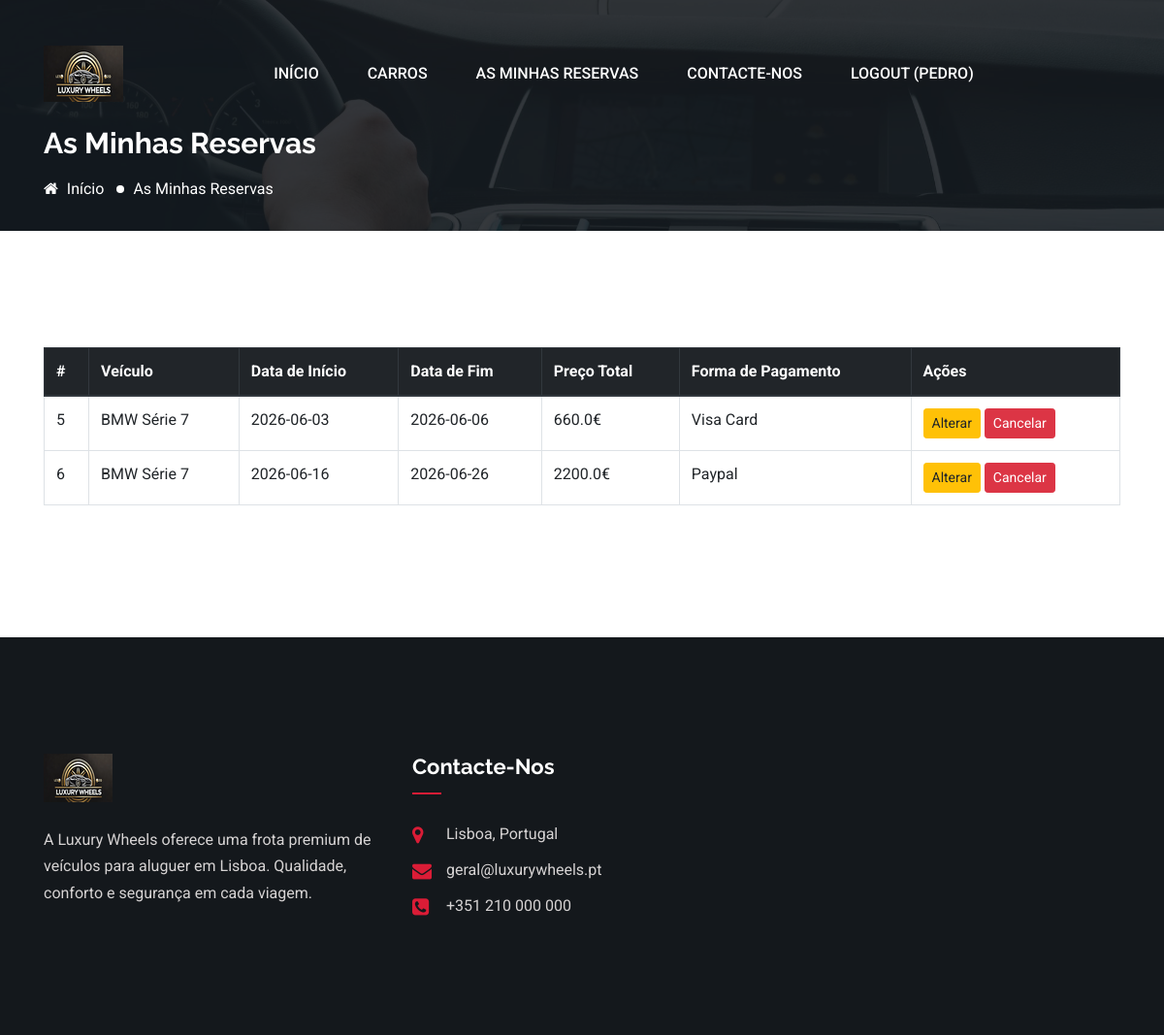
Page /reservas (signed in) on the committed database.
### tables this page shows
CREATE TABLE reservas (
    id_reserva INTEGER PRIMARY KEY AUTOINCREMENT,
    id_cliente INTEGER,
    id_veiculo INTEGER,
    data_inicio TEXT,
    data_fim TEXT,
    preco_total REAL, forma_pagamento TEXT,

    FOREIGN KEY(id_cliente) REFERENCES clientes(id_cliente),
    FOREIGN KEY(id_veiculo) REFERENCES veiculos(id_veiculo)
);

CREATE TABLE veiculos (
    id_veiculo INTEGER PRIMARY KEY AUTOINCREMENT,
    marca TEXT,
    modelo TEXT,
    tipo TEXT,
    lotacao INTEGER,
    preco REAL
, imagem TEXT, ultima_revisao TEXT, proxima_revisao TEXT, ultima_legalizacao TEXT);

### main.py (the view)
@app.route('/reservas')
def reservas():
    if 'id_cliente' not in session:
        return redirect('/login')
    conn = sqlite3.connect('luxury_wheels.db')
    cursor = conn.cursor()
    cursor.execute("""
        SELECT reservas.*, veiculos.marca, veiculos.modelo, veiculos.preco
        FROM reservas
        JOIN veiculos ON reservas.id_veiculo = veiculos.id_veiculo
        WHERE reservas.id_cliente = ?
    """, (session['id_cliente'],))
    minhas_reservas = cursor.fetchall()
    conn.close()
    return render_template('reserva.html', reservas=minhas_reservas)

### templates/reserva.html (shortened to what this page needs)
<!DOCTYPE html>
<html lang="pt">
<head>
<link href="{{ url_for('static', filename='css/fontawesome.min.css') }}" rel="stylesheet"/>
<link href="{{ url_for('static', filename='css/bootstrap.min.css') }}" rel="stylesheet"/>
<link href="{{ url_for('static', filename='css/lightcase.css') }}" rel="stylesheet"/>
<link href="{{ url_for('static', filename='css/animate.css') }}" rel="stylesheet"/>
<link href="{{ url_for('static', filename='css/nice-select.css') }}" rel="stylesheet"/>
<link href="{{ url_for('static', filename='css/main.css') }}" rel="stylesheet"/>
</head>
<body>
<header class="header-section header-section--style2">
<div class="header-bottom">
<div class="container">
<nav class="navbar navbar-expand-lg p-0">
<a class="site-logo site-title" href="{{ url_for('home') }}">
  <img alt="site-logo" src="{{ url_for('static', filename='images/logo2.png') }}"/>
</a>
<div class="collapse navbar-collapse" id="navbarSupportedContent">
<ul class="navbar-nav main-menu m-auto">
<li><a href="{{ url_for('home') }}">Início</a></li>
<li><a href="{{ url_for('carros') }}">Carros</a></li>
<li><a href="{{ url_for('reservas') }}">As minhas reservas</a></li>
<li><a href="{{ url_for('contacto') }}">Contacte-nos</a></li>
{% if session['id_cliente'] %}
    <li><a href="/logout">Logout ({{ session['nome'] }})</a></li>
{% else %}
    <li><a href="{{ url_for('login') }}">Iniciar sessão</a></li>
    <li><a href="{{ url_for('registar') }}">Registar-se</a></li>
{% endif %}
</ul>
</div>
</nav>
</div>
</div>
</header>
<section class="inner-page-banner bg_img overlay-3" data-background="{{ url_for('static', filename='images/inner-page-bg.jpg') }}">
<div class="container">
<div class="row">
<div class="col-md-12">
<h2 class="page-title">As Minhas Reservas</h2>
<ol class="page-list">
<li><a href="{{ url_for('home') }}"><i class="fa fa-home"></i> Início</a></li>
<li>As Minhas Reservas</li>
</ol>
</div>
</div>
</div>
</section>
<section class="pt-120 pb-120">
<div class="container">
{% if reservas %}
<div class="table-responsive">
<table class="table table-bordered table-hover">
<thead class="thead-dark">
<tr>
<th>#</th>
<th>Veículo</th>
<th>Data de Início</th>
<th>Data de Fim</th>
<th>Preço Total</th>
<th>Forma de Pagamento</th>
<th>Ações</th>
</tr>
</thead>
<tbody>
{% for r in reservas %}
<tr>
<td>{{ r[0] }}</td>
<td>{{ r[7] }} {{ r[8] }}</td>
<td>{{ r[3] }}</td>
<td>{{ r[4] }}</td>
<td>{{ r[5] }}€</td>
<td>{{ r[6] }}</td>
<td>
<button class="btn btn-sm btn-warning" data-toggle="modal" data-target="#modalAlterar"
    data-id="{{ r[0] }}"
    data-inicio="{{ r[3] }}"
    data-fim="{{ r[4] }}">
    Alterar
</button>
<a href="/cancelar_reserva/{{ r[0] }}" class="btn btn-sm btn-danger"
    onclick="return confirm('Tens a certeza que queres cancelar esta reserva?')">
    Cancelar
</a>
</td>
</tr>
{% endfor %}
</tbody>
</table>
</div>
{% else %}
<div class="text-center py-5">
<h4>Ainda não tens reservas.</h4>
<a class="cmn-btn mt-3" href="{{ url_for('carros') }}">Ver Carros Disponíveis</a>
</div>
{% endif %}
</div>
</section>
<footer class="footer-section">
<div class="footer-top pt-120 pb-120">
<div class="container">
<div class="row">
<div class="col-lg-4 col-sm-8">
<div class="footer-widget widget-about">
<div class="widget-about-content">
<a class="footer-logo" href="{{ url_for('home') }}">
  <img alt="logo" src="{{ url_for('static', filename='images/logo-footer.png') }}"/>
</a>
<p>A Luxury Wheels oferece uma frota premium de veículos para aluguer em Lisboa. Qualidade, conforto e segurança em cada viagem.</p>
</div>
</div>
</div>
<div class="col-lg-4 col-sm-8">
<div class="footer-widget widget-address">
<h4 class="widget-title">Contacte-nos</h4>
<ul>
<li><i class="fa fa-map-marker"></i><span>Lisboa, Portugal</span></li>
<li><i class="fa fa-envelope"></i><span>geral@luxurywheels.pt</span></li>
<li><i class="fa fa-phone-square"></i><span>+351 210 000 000</span></li>
</ul>
</div>
</div>
</div>
</div>
</div>
</footer>
</body>
</html>

### rows in the picture
reservas: id_reserva "5", marca "BMW", modelo "Série 7", data_inicio "2026-06-03", data_fim "2026-06-06", preco_total "660.0", forma_pagamento "Visa Card"
reservas: id_reserva "6", marca "BMW", modelo "Série 7", data_inicio "2026-06-16", data_fim "2026-06-26", preco_total "2200.0", forma_pagamento "Paypal"

### other values in the picture
{{ session['nome'] }} "PEDRO"
